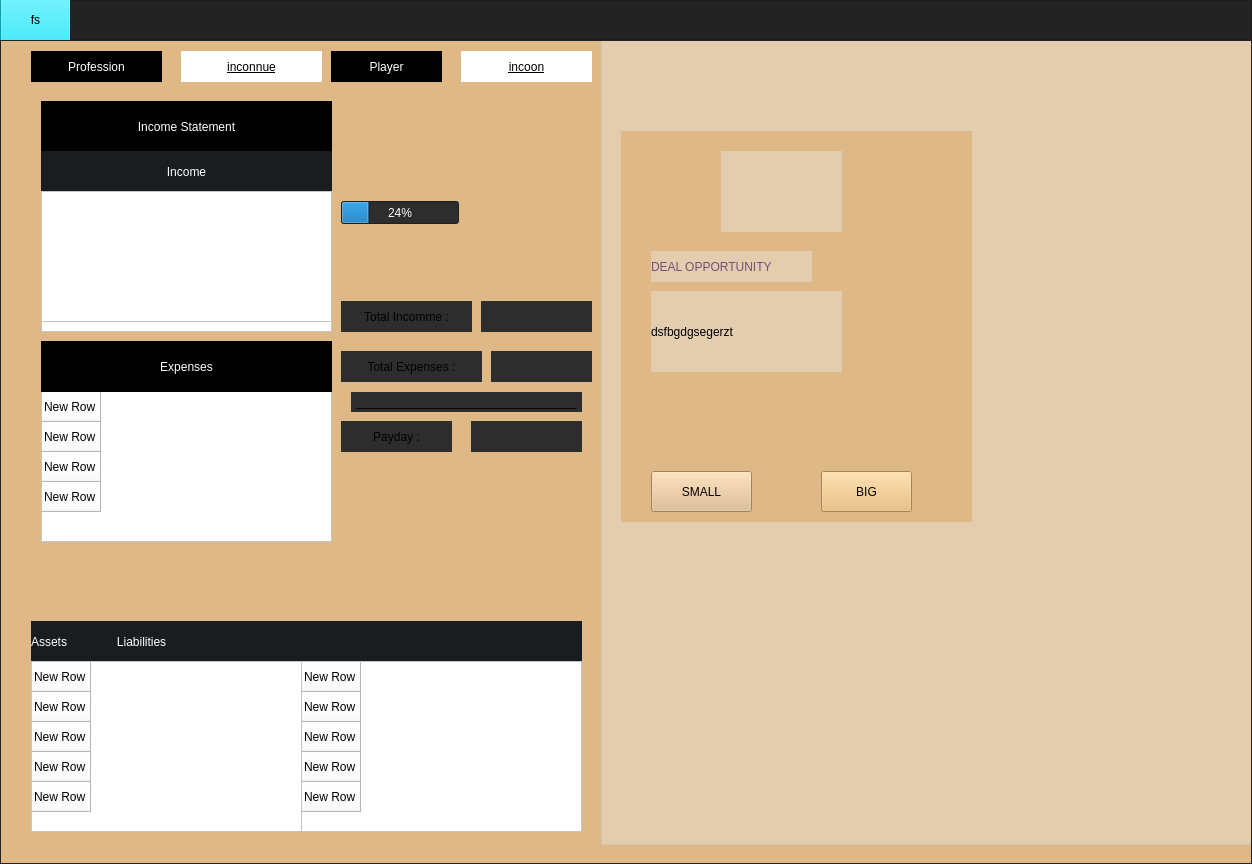
<?xml version="1.0" encoding="UTF-8"?>
<ui version="4.0">
 <class>Form</class>
 <widget class="QWidget" name="Form">
  <property name="geometry">
   <rect>
    <x>0</x>
    <y>0</y>
    <width>1252</width>
    <height>864</height>
   </rect>
  </property>
  <property name="minimumSize">
   <size>
    <width>1000</width>
    <height>500</height>
   </size>
  </property>
  <property name="windowTitle">
   <string>Form</string>
  </property>
  <property name="styleSheet">
   <string notr="true">background-color: rgb(45, 45, 45);
</string>
  </property>
  <layout class="QVBoxLayout" name="verticalLayout">
   <property name="spacing">
    <number>0</number>
   </property>
   <property name="sizeConstraint">
    <enum>QLayout::SetDefaultConstraint</enum>
   </property>
   <property name="leftMargin">
    <number>0</number>
   </property>
   <property name="topMargin">
    <number>0</number>
   </property>
   <property name="rightMargin">
    <number>0</number>
   </property>
   <property name="bottomMargin">
    <number>0</number>
   </property>
   <item>
    <widget class="QFrame" name="top_bar">
     <property name="maximumSize">
      <size>
       <width>16777215</width>
       <height>40</height>
      </size>
     </property>
     <property name="styleSheet">
      <string notr="true">background-color: rgb(35,35 ,35 );</string>
     </property>
     <property name="frameShape">
      <enum>QFrame::NoFrame</enum>
     </property>
     <property name="frameShadow">
      <enum>QFrame::Raised</enum>
     </property>
     <layout class="QHBoxLayout" name="horizontalLayout">
      <property name="spacing">
       <number>0</number>
      </property>
      <property name="leftMargin">
       <number>0</number>
      </property>
      <property name="topMargin">
       <number>0</number>
      </property>
      <property name="rightMargin">
       <number>0</number>
      </property>
      <property name="bottomMargin">
       <number>0</number>
      </property>
      <item>
       <widget class="QFrame" name="frame_top">
        <property name="maximumSize">
         <size>
          <width>70</width>
          <height>40</height>
         </size>
        </property>
        <property name="styleSheet">
         <string notr="true">background-color: rgb(13, 222, 242);</string>
        </property>
        <property name="frameShape">
         <enum>QFrame::StyledPanel</enum>
        </property>
        <property name="frameShadow">
         <enum>QFrame::Raised</enum>
        </property>
        <widget class="QPushButton" name="pushButton">
         <property name="geometry">
          <rect>
           <x>0</x>
           <y>-6</y>
           <width>71</width>
           <height>51</height>
          </rect>
         </property>
         <property name="text">
          <string>fs</string>
         </property>
        </widget>
       </widget>
      </item>
      <item>
       <widget class="QFrame" name="frame_toggle">
        <property name="frameShape">
         <enum>QFrame::StyledPanel</enum>
        </property>
        <property name="frameShadow">
         <enum>QFrame::Raised</enum>
        </property>
       </widget>
      </item>
     </layout>
    </widget>
   </item>
   <item>
    <widget class="QFrame" name="content">
     <property name="frameShape">
      <enum>QFrame::NoFrame</enum>
     </property>
     <property name="frameShadow">
      <enum>QFrame::Raised</enum>
     </property>
     <layout class="QHBoxLayout" name="horizontalLayout_2">
      <property name="spacing">
       <number>0</number>
      </property>
      <property name="leftMargin">
       <number>0</number>
      </property>
      <property name="topMargin">
       <number>0</number>
      </property>
      <property name="rightMargin">
       <number>0</number>
      </property>
      <property name="bottomMargin">
       <number>0</number>
      </property>
      <item>
       <widget class="QFrame" name="frame_left_menu">
        <property name="maximumSize">
         <size>
          <width>16777215</width>
          <height>16777215</height>
         </size>
        </property>
        <property name="styleSheet">
         <string notr="true">background-color: rgba(35
,35, 35,100);</string>
        </property>
        <property name="frameShape">
         <enum>QFrame::StyledPanel</enum>
        </property>
        <property name="frameShadow">
         <enum>QFrame::Raised</enum>
        </property>
        <layout class="QVBoxLayout" name="verticalLayout_2">
         <property name="spacing">
          <number>0</number>
         </property>
         <property name="leftMargin">
          <number>0</number>
         </property>
         <property name="topMargin">
          <number>0</number>
         </property>
         <property name="rightMargin">
          <number>0</number>
         </property>
         <property name="bottomMargin">
          <number>0</number>
         </property>
         <item>
          <widget class="QWidget" name="finace_bar" native="true">
           <property name="styleSheet">
            <string notr="true">QWidget#finace_bar{
background-color: rgb(222, 184, 135);
}</string>
           </property>
           <widget class="QTableWidget" name="tableWidget_Expense">
            <property name="geometry">
             <rect>
              <x>40</x>
              <y>350</y>
              <width>291</width>
              <height>151</height>
             </rect>
            </property>
            <property name="styleSheet">
             <string notr="true">background-color: rgb(255, 255, 255);</string>
            </property>
            <row>
             <property name="text">
              <string>New Row</string>
             </property>
            </row>
            <row>
             <property name="text">
              <string>New Row</string>
             </property>
            </row>
            <row>
             <property name="text">
              <string>New Row</string>
             </property>
            </row>
            <row>
             <property name="text">
              <string>New Row</string>
             </property>
            </row>
           </widget>
           <widget class="QTableWidget" name="tableWidget_2">
            <property name="geometry">
             <rect>
              <x>40</x>
              <y>160</y>
              <width>291</width>
              <height>131</height>
             </rect>
            </property>
            <property name="styleSheet">
             <string notr="true">background-color: rgb(255, 255, 255);</string>
            </property>
            <row>
             <property name="text">
              <string>New Row</string>
             </property>
            </row>
            <row>
             <property name="text">
              <string>New Row</string>
             </property>
            </row>
            <row>
             <property name="text">
              <string>New Row</string>
             </property>
            </row>
           </widget>
           <widget class="QLabel" name="Income_Statement">
            <property name="geometry">
             <rect>
              <x>40</x>
              <y>60</y>
              <width>291</width>
              <height>51</height>
             </rect>
            </property>
            <property name="styleSheet">
             <string notr="true">background-color: rgb(0, 0, 0);
color: rgb(255, 255, 255);
font: 75 16pt &quot;URW Bookman L&quot;;</string>
            </property>
            <property name="text">
             <string>Income Statement</string>
            </property>
            <property name="alignment">
             <set>Qt::AlignCenter</set>
            </property>
           </widget>
           <widget class="QLabel" name="Profession">
            <property name="geometry">
             <rect>
              <x>30</x>
              <y>10</y>
              <width>131</width>
              <height>31</height>
             </rect>
            </property>
            <property name="styleSheet">
             <string notr="true">color: rgb(255, 255, 255);
background-color: rgb(0,0,0);
font: 75 17pt &quot;URW Bookman L&quot;;</string>
            </property>
            <property name="text">
             <string>Profession</string>
            </property>
            <property name="alignment">
             <set>Qt::AlignCenter</set>
            </property>
           </widget>
           <widget class="QLabel" name="Profession_name">
            <property name="geometry">
             <rect>
              <x>180</x>
              <y>10</y>
              <width>141</width>
              <height>31</height>
             </rect>
            </property>
            <property name="styleSheet">
             <string notr="true">
	background-color: rgb(255, 255, 255);
    text-decoration:underline;
font: 75 17pt &quot;URW Bookman L&quot;;
</string>
            </property>
            <property name="text">
             <string>inconnue</string>
            </property>
            <property name="alignment">
             <set>Qt::AlignCenter</set>
            </property>
           </widget>
           <widget class="QLabel" name="Player_name">
            <property name="geometry">
             <rect>
              <x>460</x>
              <y>10</y>
              <width>131</width>
              <height>31</height>
             </rect>
            </property>
            <property name="styleSheet">
             <string notr="true">
	background-color: rgb(255, 255, 255);
    text-decoration:underline;
font: 75 17pt &quot;URW Bookman L&quot;;
</string>
            </property>
            <property name="text">
             <string>incoon</string>
            </property>
            <property name="alignment">
             <set>Qt::AlignCenter</set>
            </property>
           </widget>
           <widget class="QLabel" name="Profession_4">
            <property name="geometry">
             <rect>
              <x>330</x>
              <y>10</y>
              <width>111</width>
              <height>31</height>
             </rect>
            </property>
            <property name="styleSheet">
             <string notr="true">color: rgb(255, 255, 255);
background-color: rgb(0,0,0);
font: 75 17pt &quot;URW Bookman L&quot;;</string>
            </property>
            <property name="text">
             <string>Player</string>
            </property>
            <property name="alignment">
             <set>Qt::AlignCenter</set>
            </property>
           </widget>
           <widget class="QLabel" name="Income">
            <property name="geometry">
             <rect>
              <x>40</x>
              <y>110</y>
              <width>291</width>
              <height>41</height>
             </rect>
            </property>
            <property name="styleSheet">
             <string notr="true">color: rgb(255, 255, 255);
background-color: rgb(26, 29, 31);
font: 75 26pt &quot;URW Bookman L&quot;;</string>
            </property>
            <property name="text">
             <string>Income</string>
            </property>
            <property name="alignment">
             <set>Qt::AlignCenter</set>
            </property>
           </widget>
           <widget class="QTableWidget" name="tableWidget_income">
            <property name="geometry">
             <rect>
              <x>40</x>
              <y>150</y>
              <width>291</width>
              <height>131</height>
             </rect>
            </property>
            <property name="styleSheet">
             <string notr="true">background-color: rgb(255, 255, 255);</string>
            </property>
           </widget>
           <widget class="QLabel" name="Income_2">
            <property name="geometry">
             <rect>
              <x>40</x>
              <y>300</y>
              <width>291</width>
              <height>51</height>
             </rect>
            </property>
            <property name="styleSheet">
             <string notr="true">color: rgb(255, 255, 255);
background-color: rgb(0,0, 0);
font: 75 26pt &quot;URW Bookman L&quot;;</string>
            </property>
            <property name="text">
             <string>Expenses</string>
            </property>
            <property name="alignment">
             <set>Qt::AlignCenter</set>
            </property>
           </widget>
           <widget class="QLabel" name="Income_3">
            <property name="geometry">
             <rect>
              <x>30</x>
              <y>580</y>
              <width>551</width>
              <height>41</height>
             </rect>
            </property>
            <property name="styleSheet">
             <string notr="true">color: rgb(255, 255, 255);
background-color: rgb(26, 29, 31);
font: 75 26pt &quot;URW Bookman L&quot;;</string>
            </property>
            <property name="text">
             <string>Assets               Liabilities                     </string>
            </property>
            <property name="alignment">
             <set>Qt::AlignJustify|Qt::AlignVCenter</set>
            </property>
           </widget>
           <widget class="QTableWidget" name="tableWidget_Expense_2">
            <property name="geometry">
             <rect>
              <x>30</x>
              <y>620</y>
              <width>271</width>
              <height>171</height>
             </rect>
            </property>
            <property name="styleSheet">
             <string notr="true">background-color: rgb(255, 255, 255);</string>
            </property>
            <row>
             <property name="text">
              <string>New Row</string>
             </property>
            </row>
            <row>
             <property name="text">
              <string>New Row</string>
             </property>
            </row>
            <row>
             <property name="text">
              <string>New Row</string>
             </property>
            </row>
            <row>
             <property name="text">
              <string>New Row</string>
             </property>
            </row>
            <row>
             <property name="text">
              <string>New Row</string>
             </property>
            </row>
           </widget>
           <widget class="QTableWidget" name="tableWidget_Expense_3">
            <property name="geometry">
             <rect>
              <x>300</x>
              <y>620</y>
              <width>281</width>
              <height>171</height>
             </rect>
            </property>
            <property name="styleSheet">
             <string notr="true">background-color: rgb(255, 255, 255);</string>
            </property>
            <row>
             <property name="text">
              <string>New Row</string>
             </property>
            </row>
            <row>
             <property name="text">
              <string>New Row</string>
             </property>
            </row>
            <row>
             <property name="text">
              <string>New Row</string>
             </property>
            </row>
            <row>
             <property name="text">
              <string>New Row</string>
             </property>
            </row>
            <row>
             <property name="text">
              <string>New Row</string>
             </property>
            </row>
           </widget>
           <widget class="QProgressBar" name="progressBar_Passive_income">
            <property name="geometry">
             <rect>
              <x>340</x>
              <y>160</y>
              <width>118</width>
              <height>23</height>
             </rect>
            </property>
            <property name="styleSheet">
             <string notr="true">color: rgb(255, 255, 255);
alternate-background-color: rgb(92, 53, 102);</string>
            </property>
            <property name="value">
             <number>24</number>
            </property>
           </widget>
           <widget class="QLabel" name="Player_Totali_ncomme">
            <property name="geometry">
             <rect>
              <x>340</x>
              <y>260</y>
              <width>131</width>
              <height>31</height>
             </rect>
            </property>
            <property name="styleSheet">
             <string notr="true">font: 25 11pt &quot;Ubuntu&quot;;
</string>
            </property>
            <property name="text">
             <string>Total Incomme :</string>
            </property>
            <property name="alignment">
             <set>Qt::AlignCenter</set>
            </property>
           </widget>
           <widget class="QLabel" name="Player_Totali_ncomme_2">
            <property name="geometry">
             <rect>
              <x>340</x>
              <y>310</y>
              <width>141</width>
              <height>31</height>
             </rect>
            </property>
            <property name="styleSheet">
             <string notr="true">font: 25 11pt &quot;Ubuntu&quot;;
</string>
            </property>
            <property name="text">
             <string>Total Expenses :</string>
            </property>
            <property name="alignment">
             <set>Qt::AlignCenter</set>
            </property>
           </widget>
           <widget class="QLabel" name="Player_Totali_ncomme_3">
            <property name="geometry">
             <rect>
              <x>350</x>
              <y>351</y>
              <width>231</width>
              <height>20</height>
             </rect>
            </property>
            <property name="styleSheet">
             <string notr="true">font: 25 11pt &quot;Ubuntu&quot;;
</string>
            </property>
            <property name="text">
             <string>_________________________________</string>
            </property>
            <property name="alignment">
             <set>Qt::AlignCenter</set>
            </property>
           </widget>
           <widget class="QLabel" name="Player_Totali_Expense_2">
            <property name="geometry">
             <rect>
              <x>490</x>
              <y>310</y>
              <width>101</width>
              <height>31</height>
             </rect>
            </property>
            <property name="styleSheet">
             <string notr="true">font: 25 11pt &quot;Ubuntu&quot;;
</string>
            </property>
            <property name="text">
             <string/>
            </property>
            <property name="alignment">
             <set>Qt::AlignCenter</set>
            </property>
           </widget>
           <widget class="QLabel" name="Player_Totali_income">
            <property name="geometry">
             <rect>
              <x>480</x>
              <y>260</y>
              <width>111</width>
              <height>31</height>
             </rect>
            </property>
            <property name="styleSheet">
             <string notr="true">font: 25 11pt &quot;Ubuntu&quot;;
</string>
            </property>
            <property name="text">
             <string/>
            </property>
            <property name="alignment">
             <set>Qt::AlignCenter</set>
            </property>
           </widget>
           <widget class="QLabel" name="Payday">
            <property name="geometry">
             <rect>
              <x>340</x>
              <y>380</y>
              <width>111</width>
              <height>31</height>
             </rect>
            </property>
            <property name="styleSheet">
             <string notr="true">font: 25 11pt &quot;Ubuntu&quot;;
</string>
            </property>
            <property name="text">
             <string>Payday :</string>
            </property>
            <property name="alignment">
             <set>Qt::AlignCenter</set>
            </property>
           </widget>
           <widget class="QLabel" name="Payday_cash">
            <property name="geometry">
             <rect>
              <x>470</x>
              <y>380</y>
              <width>111</width>
              <height>31</height>
             </rect>
            </property>
            <property name="styleSheet">
             <string notr="true">font: 25 11pt &quot;Ubuntu&quot;;
</string>
            </property>
            <property name="text">
             <string/>
            </property>
            <property name="alignment">
             <set>Qt::AlignCenter</set>
            </property>
           </widget>
           <widget class="QFrame" name="frame_pages">
            <property name="geometry">
             <rect>
              <x>600</x>
              <y>-20</y>
              <width>671</width>
              <height>824</height>
             </rect>
            </property>
            <property name="styleSheet">
             <string notr="true">background-color: rgba(238, 238, 236,100);</string>
            </property>
            <property name="frameShape">
             <enum>QFrame::StyledPanel</enum>
            </property>
            <property name="frameShadow">
             <enum>QFrame::Raised</enum>
            </property>
            <widget class="QLabel" name="carte_info">
             <property name="geometry">
              <rect>
               <x>20</x>
               <y>110</y>
               <width>351</width>
               <height>391</height>
              </rect>
             </property>
             <property name="styleSheet">
              <string notr="true">background-color: rgb(222, 184, 135);</string>
             </property>
             <property name="text">
              <string/>
             </property>
            </widget>
            <widget class="QPushButton" name="pushButton_2">
             <property name="geometry">
              <rect>
               <x>50</x>
               <y>450</y>
               <width>101</width>
               <height>41</height>
              </rect>
             </property>
             <property name="styleSheet">
              <string notr="true">background-color: rgb(222, 184, 135);</string>
             </property>
             <property name="text">
              <string>SMALL</string>
             </property>
            </widget>
            <widget class="QPushButton" name="pushButton_3">
             <property name="geometry">
              <rect>
               <x>220</x>
               <y>450</y>
               <width>91</width>
               <height>41</height>
              </rect>
             </property>
             <property name="styleSheet">
              <string notr="true">background-color: rgb(233, 185, 110);</string>
             </property>
             <property name="text">
              <string>BIG</string>
             </property>
            </widget>
            <widget class="QLabel" name="label_image">
             <property name="geometry">
              <rect>
               <x>120</x>
               <y>130</y>
               <width>121</width>
               <height>81</height>
              </rect>
             </property>
             <property name="text">
              <string/>
             </property>
             <property name="pixmap">
              <pixmap>../../../Downloads/welcome.png</pixmap>
             </property>
            </widget>
            <widget class="QLabel" name="label_carte_description">
             <property name="geometry">
              <rect>
               <x>50</x>
               <y>270</y>
               <width>191</width>
               <height>81</height>
              </rect>
             </property>
             <property name="text">
              <string>dsfbgdgsegerzt</string>
             </property>
            </widget>
            <widget class="QLabel" name="label_Title">
             <property name="geometry">
              <rect>
               <x>50</x>
               <y>230</y>
               <width>161</width>
               <height>31</height>
              </rect>
             </property>
             <property name="styleSheet">
              <string notr="true">color: rgb(117, 80, 123);
font: 57 bold 11pt &quot;Ubuntu&quot;;</string>
             </property>
             <property name="text">
              <string>DEAL OPPORTUNITY</string>
             </property>
            </widget>
           </widget>
          </widget>
         </item>
        </layout>
       </widget>
      </item>
     </layout>
    </widget>
   </item>
  </layout>
 </widget>
 <resources>
  <include location="../../../Downloads/model.qrc"/>
 </resources>
 <connections/>
</ui>
